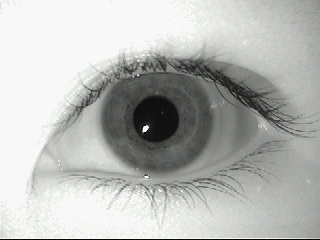
#> input picture week7/archive/MMU-Iris-Database/1/left/aeval1.bmp, 320 x 240 px
$ jupyter execute --allow-errors eye.ipynb
#> lines starting #> are read from the running program, lines starting #| are printed output that depends on the picture
[cell 1]
import os
import cv2
import numpy as np
from scipy.signal import convolve2d

[cell 2]
BASE_PATH = './archive/MMU-Iris-Database'
TEMPLATE_PATH = 'template'
os.makedirs(TEMPLATE_PATH, exist_ok=True)

[cell 3]
REG_SUBJ, REG_EYE, REG_SHOT = 1, 'left', 'aeval1.bmp'
SAME_SHOT = 'bryanl1.bmp'
DIFF_SUBJ = 5

[cell 4]
# 임계값
MAX_SHIFT = 32

[cell 5]
def img_path(subj: int, eye: str, shot: str) -> str:
    return os.path.join(BASE_PATH, str(subj), eye, shot)

[cell 6]
def load_iris(subj: int, eye: str, shot: str):
    path = img_path(subj, eye, shot)
    if not os.path.exists(path):
        raise FileNotFoundError(f'No such file: {path}')
    img = cv2.imread(path, cv2.IMREAD_GRAYSCALE)
    if img is None:
        raise ValueError(f'Failed to load image: {path}')
    return img

[cell 7]
img = load_iris(REG_SUBJ, REG_EYE, REG_SHOT)
cv2.imshow('img', img)
cv2.waitKey(0)

[cell 8]
def detect_circles_hough(gray: np.ndarray):
    h, w = gray.shape
    blur = cv2.GaussianBlur(gray, ksize=(7, 7), sigmaX=1.5)

    # 동공 후보(작은 원)
    circles_pupil = cv2.HoughCircles(
        blur, cv2.HOUGH_GRADIENT, dp=1.2, minDist=30,
        param1=120, param2=18, minRadius=15, maxRadius=int(0.18*min(h, w))
    )

    # 홍채 후보(큰 원)
    circles_iris = cv2.HoughCircles(
        blur, cv2.HOUGH_GRADIENT, dp=1.2, minDist=30,
        param1=150, param2=28, minRadius=int(0.22*min(h, w)), maxRadius=int(0.45*min(h, w))
    )

    cx, cy = w // 2, h // 2
    r_in = int(0.14 * min(h, w))
    r_out = int(0.33 * min(h, w))

    if circles_pupil is not None:
        c = circles_pupil[0][0]
        cx, cy, r_in = int(c[0]), int(c[1]), max(int(c[2]), 10)

    if circles_iris is not None:
        c = circles_iris[0][0]
        # pupil/iris 중심 편차가 크면 pupil 중심을 유지
        cx = int(0.5*cx + 0.5*int(c[0]))
        cy = int(0.5*cy + 0.5*int(c[1]))
        r_out = max(int(c[2]), r_in + 15)

    r_out = max(r_out, r_in + 20)
    return (cx, cy), r_in, r_out

[cell 9]
img = load_iris(REG_SUBJ, REG_EYE, REG_SHOT)
center, r_in, r_out = detect_circles_hough(img)
#> in detect_circles_hough, `blur = cv2.GaussianBlur(gray, ksize=(7, 7), sigmaX=1.5)`:
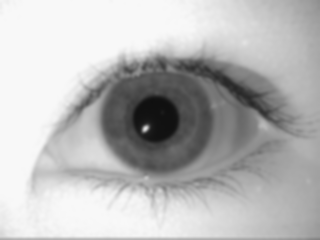
#> blur: shape (240, 320); min 15, max 248, mean 185
#> in detect_circles_hough, `circles_pupil = cv2.HoughCircles( blur, cv2.HOUGH_GRADIENT, dp=1.2, mi..`: circles_pupil = [[155.4, 118.2, 23.04], [119.4, 105, 38.28], [264.6, 67.8, 42.24], [137.4, 210.6, 26.16], [157.8, 78.6, 23.16], [213, 100.2, 18.6]]
#> in detect_circles_hough, `circles_iris = cv2.HoughCircles( blur, cv2.HOUGH_GRADIENT, dp=1.2, min..`: circles_iris = [[154.2, 118.2, 53.44], [183, 129, 71.2]]
#> in detect_circles_hough, `c = circles_pupil[0][0]`: c = [155.4, 118.2, 23.04]
#> in detect_circles_hough, `cx, cy, r_in = int(c[0]), int(c[1]), max(int(c[2]), 10)`: cx = 155; cy = 118; r_in = 23
#> in detect_circles_hough, `c = circles_iris[0][0]`: c = [154.2, 118.2, 53.44]
#> in detect_circles_hough, `cx = int(0.5*cx + 0.5*int(c[0]))`: cx = 154
#> in detect_circles_hough, `r_out = max(int(c[2]), r_in + 15)`: r_out = 53
#> center = (154, 118); r_in = 23; r_out = 53
img = cv2.cvtColor(img, cv2.COLOR_GRAY2BGR)
#> img: shape (240, 320, 3)
cv2.circle(img, (center[0], center[1]), r_in, (255, 0, 0), 2)
cv2.circle(img, (center[0], center[1]), r_out, (0, 255, 0), 2)
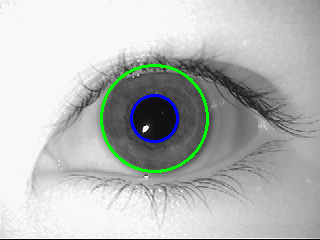
#> img: shape (240, 320, 3); mean B, G, R 184.6, 186.4, 183.2
cv2.imshow('img', img)
cv2.waitKey(0)

[cell 10]
import numpy as np
def normalize_iris(gray: np.ndarray, center, r_in, r_out, H=64, W=512) -> np.ndarray:
    h, w = gray.shape
    yy, xx = np.indices((H, W))

    theta = 2 * np.pi * xx / W
    r = r_in + (r_out - r_in) * (yy / (H - 1))

    X = (center[0] + r * np.cos(theta)).astype(np.int32)
    Y = (center[1] + r * np.sin(theta)).astype(np.int32)

    X = np.clip(X, a_min=0, a_max=w - 1)
    Y = np.clip(Y, a_min=0, a_max=h - 1)

    nor = gray[Y, X].astype(np.float32)

    return nor

[cell 11]
img = load_iris(REG_SUBJ, REG_EYE, REG_SHOT)
center, r_in, r_out = detect_circles_hough(img)
nor = normalize_iris(img, center, r_in, r_out, H=64, W=512)
#> in normalize_iris, `r = r_in + (r_out - r_in) * (yy / (H - 1))`:
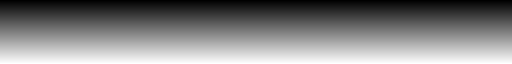
#> r: shape (64, 512) float64; min 23, max 53, mean 38; drawn with min black and max white
#> in normalize_iris, `X = (center[0] + r * np.cos(theta)).astype(np.int32)`:
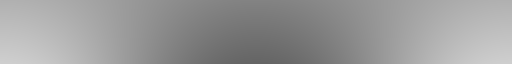
#> X: shape (64, 512) int32; min 101, max 207, mean 153.5
#> in normalize_iris, `X = (center[0] + r * np.cos(theta)).astype(np.int32)`:
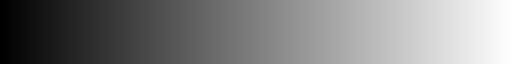
#> theta: shape (64, 512) float64; min 0, max 6.27, mean 3.14; drawn with min black and max white
#> in normalize_iris, `Y = (center[1] + r * np.sin(theta)).astype(np.int32)`:
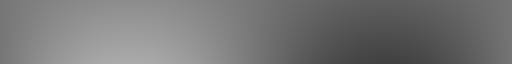
#> Y: shape (64, 512) int32; min 65, max 171, mean 117.5
#> in normalize_iris, `nor = gray[Y, X].astype(np.float32)`:
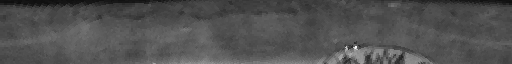
#> nor: shape (64, 512) float32; min 14, max 248, mean 81.1
cv2.imshow('img', nor.astype(np.uint8))
cv2.waitKey(0)

[cell 12]
def log_gabor_id(W: int, f0: float, sigma_f: float) -> np.ndarray:
    freqs = np.fft.fftfreq(W)
    f = np.abs(freqs)
    G = np.zeros_like(f, dtype=np.float32)
    eps = 1e-9
    passband = f > 0
    G[passband] = np.exp(- (np.log(f[passband] / (f0 + eps)) ** 2) / (2 * (np.log(sigma_f) ** 2)))
    G[~passband] = 0.0

    return np.fft.fftshift(G).astype(np.float32)

[cell 13]
def encode_iris(nor: np.ndarray, f0s=(0.05,0.10), sigma_f=1.5):
    H,W = nor.shape
    nor = (nor - np.mean()) / (nor.std() + 1e-6)
    codes = []
    for f0 in f0s:
        k = log_gabor_id(W, f0, sigma_f).reshape(1, -1)
        resp_r = convolve2d(nor, k, mode='same', boundary='wrap')
        resp_i = convolve2d(nor, np.roll(k, 1, axis=1), mode='same', boundary='wrap')
        codes.append((resp_r >= 0).astype(np.uint8))
        codes.append((resp_i >= 0).astype(np.uint8))
    code = np.stack(codes, axis=1)
    return code

[cell 14]
img = load_iris(REG_SUBJ, REG_EYE, REG_SHOT)
center, r_in, r_out = detect_circles_hough(img)
nor = normalize_iris(img, center, r_in, r_out, H=64, W=512)
#> (the rest of this cell did not finish here and is left out)


print(code)

[cell 15]
def simple_mask(nor: np.ndarray, low=5, high=250,eyelid_rows=5) -> np.ndarray:
    m = (nor > low) & (nor < high)
    m[:eyelid_rows, :] = 0
    m[-eyelid_rows:, :] = 0
    return m.astype(np.uint8)

[cell 16]
img = load_iris(REG_SUBJ, REG_EYE, REG_SHOT)
center, r_in, r_out = detect_circles_hough(img)
nor = normalize_iris(img, center, r_in, r_out, H=64, W=512)
#> (the rest of this cell did not finish here and is left out)

mask = simple_mask(code)

[cell 17]
def save_template(subj: int, eye: str, code: np.ndarray, mask: np.ndarray, meta: dict):
    out = os.path.join(TEMPLATE_PATH, f'subj{subj}_{eye}.npz')
    np.savez_compressed(out, code=code, mask=mask, **meta)
    return out

[cell 18]
img = load_iris(REG_SUBJ, REG_EYE, REG_SHOT)
center, r_in, r_out = detect_circles_hough(img)
nor = normalize_iris(img, center, r_in, r_out, H=64, W=512)
#> (the rest of this cell did not finish here and is left out)

mask = simple_mask(code)
meta = dict(center=np.array(center), r_in=r_in, r_out=r_out, H=nor.shape[0], W=nor.shape[1])
path = save_template(REG_SUBJ, REG_EYE, code, mask, meta)

[cell 19]
def register(subject: int, eye: str, shot: str):
    img = load_iris(subject, eye, shot)
    center, r_in, r_out = detect_circles_hough(img)
    nor = normalize_iris(img, center, r_in, r_out)
    code = encode_iris(nor)
    mask = simple_mask(code)
    meta = dict(center=np.array(center), r_in=r_in, r_out=r_out, H=nor.shape[0], W=nor.shape[1])
    path = save_template(subject, eye, code, mask, meta)
    return dict(template_path=path, center=center, r_in=r_in, r_out=r_out, shape=nor.shape)

#> (a cell that did not finish here is left out)

#> in register, `center, r_in, r_out = detect_circles_hough(img)`: center = (154, 118); r_in = 23; r_out = 53
